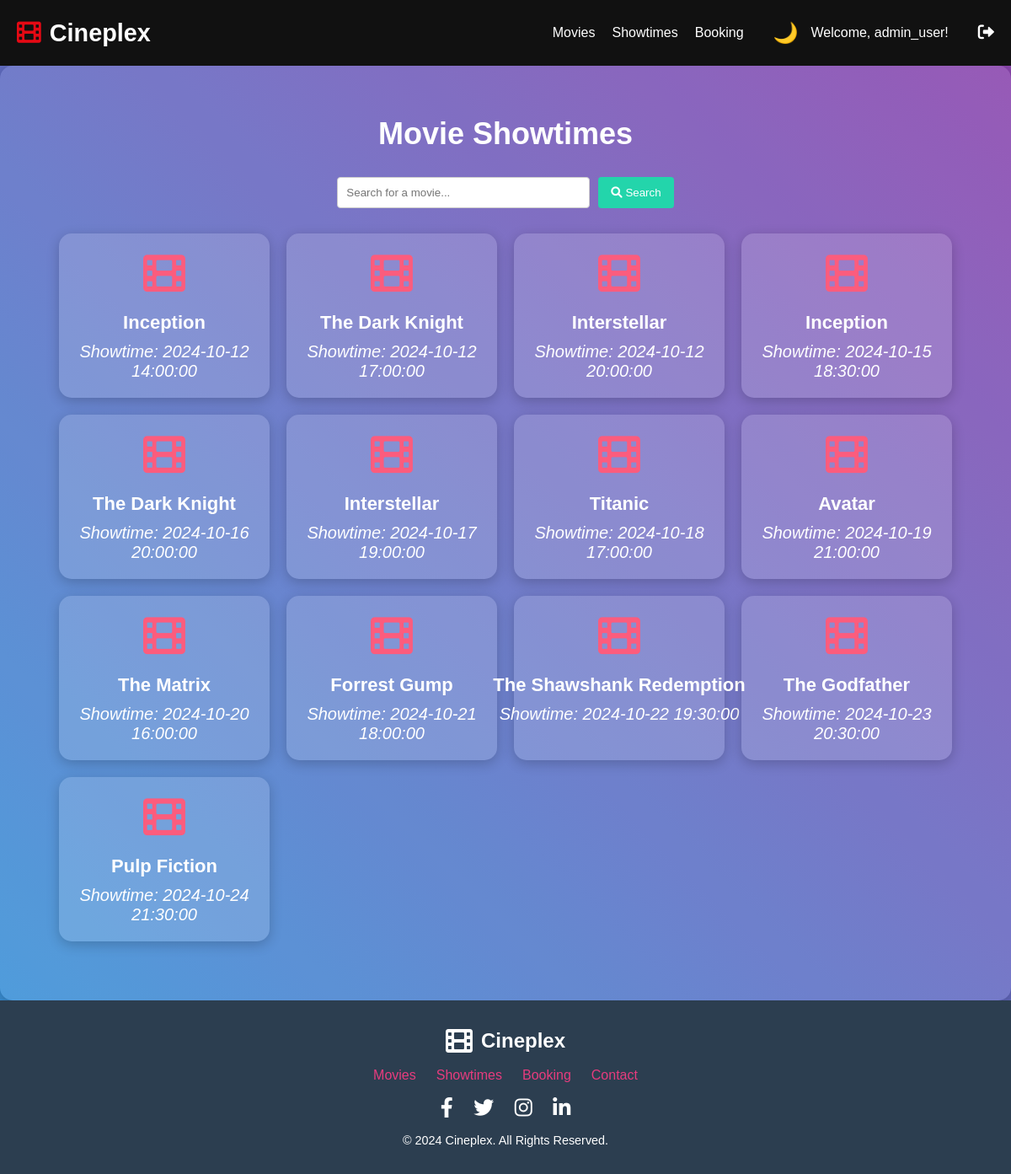
/public/showtime.php (signed in), run on the app's committed database.
### tables this page shows
CREATE TABLE `movies` (
  `id` int(11) NOT NULL,
  `title` varchar(100) NOT NULL,
  `description` text NOT NULL,
  `showtime` datetime NOT NULL,
  `available_seats` int(11) NOT NULL,
  `image` varchar(255) NOT NULL,
  `created_at` timestamp NOT NULL DEFAULT current_timestamp()
);

### public/api/fetch_showtimes.php (called while the page is built, shortened)
<?php
$searchQuery = isset($_GET['search']) ? $_GET['search'] : '';
$sql = "SELECT id, title, showtime FROM movies WHERE showtime IS NOT NULL";
$sql .= " ORDER BY showtime";
$result = $conn->query($sql);
$showtimes = [];
if ($result === false) {
    $showtimes = [];
} else {
    if ($result->num_rows > 0) {
        while ($row = $result->fetch_assoc()) {
            $showtimes[] = $row;
        }
    }
}
?>

### public/showtime.php (the view, shortened to what this page needs)
<?php
include './api/fetch_showtimes.php';
?>
<!DOCTYPE html>
<html lang="en">
<head>
    <link rel="stylesheet" href="../assets/css/showtime.css">
    <link rel="stylesheet" href="https://cdnjs.cloudflare.com/ajax/libs/font-awesome/6.0.0-beta3/css/all.min.css">
    <link rel="stylesheet" href="../assets/css/header.css">
    <link rel="stylesheet" href="../assets/css/footer.css">
</head>
<body>
    <?php include '../includes/header.php'; ?>
    <div class="container">
        <h2 class="section-title">Movie Showtimes</h2>
        <form method="GET" action="">
            <input type="text" name="search" placeholder="Search for a movie..." value="<?php echo htmlspecialchars($searchQuery); ?>" >
            <button type="submit"><i class="fas fa-search"></i> Search</button>
        </form>
        <div class="card-container">
            <?php if (!empty($showtimes)): ?>
                <?php foreach ($showtimes as $showtime): ?>
                    <div class="card">
                    <a href="booking.php" class="nav-link">
                        <div class="card-icon">
                            <i class="fas fa-film"></i>
                        </div>
                        <div class="card-content">
                            <h3 class="movie-title"><?php echo htmlspecialchars($showtime['title']); ?></h3>
                            <p class="showtime">Showtime: <?php echo htmlspecialchars($showtime['showtime']); ?></p>
                        </div>
                        </a>
                    </div>
                <?php endforeach; ?>
            <?php else: ?>
                <p>No showtimes available at the moment.</p>
            <?php endif; ?>
        </div>
    </div>
    <?php include '../includes/footer.php'; ?>
</body>
</html>

### assets/css/showtime.css (style rules this page uses)
* { margin: 0; padding: 0; box-sizing: border-box; }
body { margin: 0; padding: 0; box-sizing: border-box; background: linear-gradient(45deg, #3498db, #8e44ad); animation: backgroundChange 10s infinite alternate; justify-content: center; align-items: center; }
form { display: flex; justify-content: center; margin-bottom: 20px; }
input[type="text"] { padding: 10px; border: 1px solid #ccc; border-radius: 4px; width: 300px; margin-right: 10px; }
button { padding: 10px 15px; background-color: #23d5ab; color: white; border: none; border-radius: 4px; cursor: pointer; transition: background-color 0.3s; }
.container { text-align: center; max-width: 2000px; width: 100%; padding: 60px; background-color: rgba(255, 255, 255, 0.1); border-radius: 15px; box-shadow: 0 4px 20px rgba(0, 0, 0, 0.3); }
.section-title { font-size: 36px; margin-bottom: 30px; color: #fff; }
.card-container { display: grid; grid-template-columns: repeat(auto-fit, minmax(250px, 1fr)); gap: 20px; padding: 10px; }
.card { background: rgba(255, 255, 255, 0.15); border-radius: 15px; padding: 20px; transition: transform 0.3s, box-shadow 0.3s; display: flex; flex-direction: column; align-items: center; box-shadow: 0 4px 15px rgba(0, 0, 0, 0.2); }
.card-icon { font-size: 50px; color: #fc5c7d; margin-bottom: 15px; }
.movie-title { font-size: 22px; margin-bottom: 10px; color: #fff; text-align: center; white-space: nowrap; overflow: hidden; text-overflow: ellipsis; width: 100%; }
.showtime { font-size: 18px; color: #f1f1f1; font-style: italic; }
.card-container p { font-size: 20px; color: #fff; text-align: center; }

### assets/css/header.css (style rules this page uses)
* { margin: 0; padding: 0; box-sizing: border-box; }
body { font-family: 'Arial', sans-serif; background-color: #f0f0f0; }
.nav-link { color: #fff; text-decoration: none; font-size: 1rem; transition: color 0.3s ease; }

### data on the page
movies: title "Inception", showtime "2024-10-12 14:00:00"
movies: title "The Dark Knight", showtime "2024-10-12 17:00:00"
movies: title "Interstellar", showtime "2024-10-12 20:00:00"
movies: title "Inception", showtime "2024-10-15 18:30:00"
movies: title "The Dark Knight", showtime "2024-10-16 20:00:00"
movies: title "Interstellar", showtime "2024-10-17 19:00:00"
movies: title "Titanic", showtime "2024-10-18 17:00:00"
movies: title "Avatar", showtime "2024-10-19 21:00:00"
movies: title "The Matrix", showtime "2024-10-20 16:00:00"
movies: title "Forrest Gump", showtime "2024-10-21 18:00:00"
movies: title "The Shawshank Redemption", showtime "2024-10-22 19:30:00"
movies: title "The Godfather", showtime "2024-10-23 20:30:00"
movies: title "Pulp Fiction", showtime "2024-10-24 21:30:00"

### other printed values
$_SESSION['username'] "admin_user"
